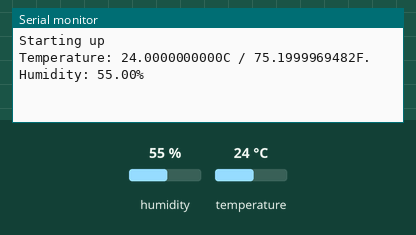
Recording of a sketch running on a simulated Arduino Uno, built with avr-gcc and run on an emulated ATmega328P. On the bench: the last lines printed to the serial monitor. The inputs (shaded band) are chosen by the test bench; at power-on: humidity 55 %, temperature 24 °C.

Above: at 1.2 s.
1.3 s: humidity set to 22 %
At 2.5 s:
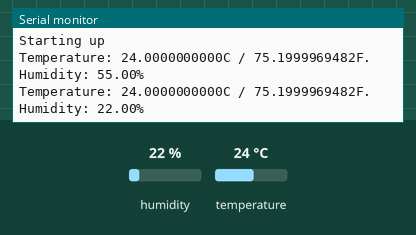
2.8 s: temperature set to 12 °C
4.3 s: humidity set to 40 %
At 4.3 s:
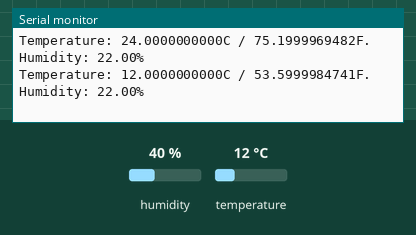
Timing chart, 0 to 7.3 s (numbered marks = the images above; inputs shaded):
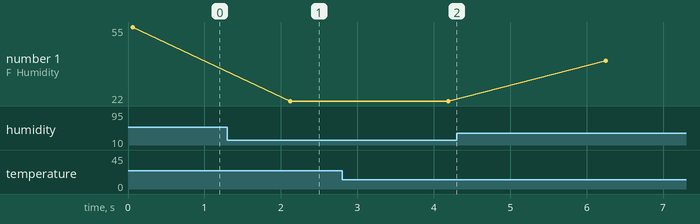

Measured:
- after the input at 1.3 s, the serial monitor: prints a new line after 0.82 s (image 1)
- plotted number 1: 55 → 22 after the input at 1.3 s, 22 → 40 after the input at 4.3 s

The sketch:

ch10_SENSOR_TEST.ino
```cpp
// Подключаем библиотеку датчика
#include <SHT1x.h>

// Назначаем выводы
#define dataPin  4
#define clockPin 5

// Создаем экземпляр объекта сенсора
SHT1x sht1x(dataPin, clockPin);

void setup()
{
   // Инициализируем последовательный порт
   Serial.begin(115200);
   Serial.println("Starting up");
}

void loop()
{
  // Переменные
  float temp_c;
  float temp_f;
  float humidity;

  // Читаем данные из датчика
  temp_c = sht1x.readTemperatureC();
  temp_f = sht1x.readTemperatureF();
  humidity = sht1x.readHumidity();

  // Выводим значения в последовательный порт
  Serial.print("Temperature: ");
  Serial.print(temp_c, DEC);
  Serial.print("C / ");
  Serial.print(temp_f, DEC);
  Serial.print("F. Humidity: ");
  Serial.print(humidity);
  Serial.println("%");

  // Пауза 2 секунды
  delay(2000);
}
```
